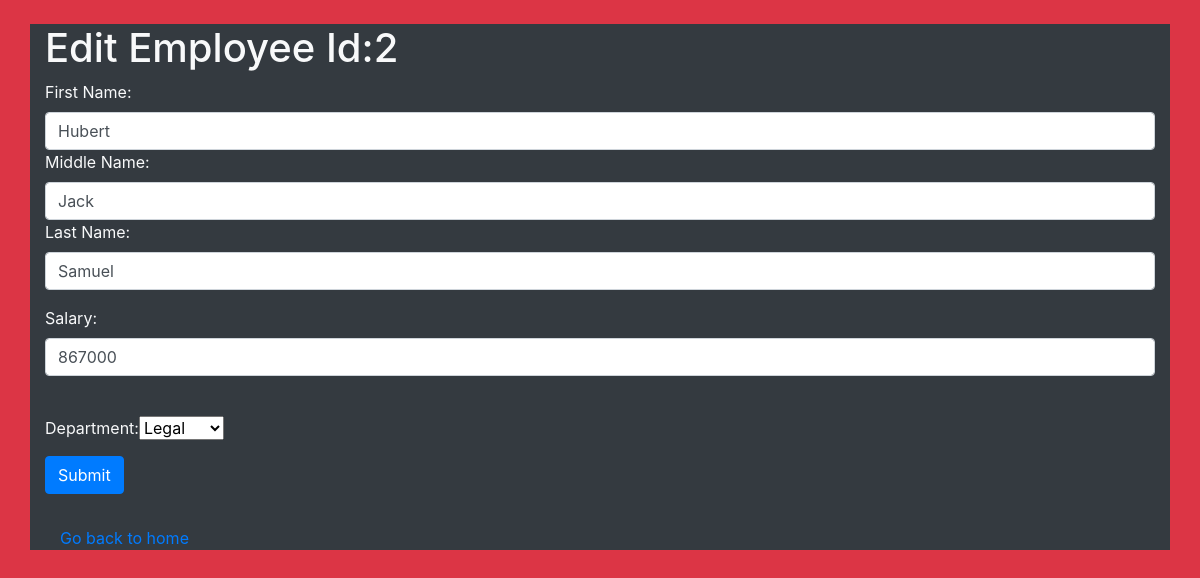
The page /employees/2/edit on the database its author committed.
### demo_app/models.py (models this page shows)
class Employee(models.Model):
    first_name = models.CharField(max_length=50)
    middle_name = models.CharField(max_length=50)
    last_name = models.CharField(max_length=50)
    salary=models.IntegerField()
    department = models.ForeignKey(Department, related_name="employees",on_delete=models.CASCADE)
    created_at = models.DateTimeField(auto_now_add=True)
    updated_at = models.DateTimeField(auto_now=True)

class Department(models.Model):
    name = models.CharField(max_length=50)
    created_at = models.DateTimeField(auto_now_add=True)
    updated_at = models.DateTimeField(auto_now=True)

### demo_app/views.py (the view)
# urls.py: path("employees/<int:employee_id>/edit",views.edit_employee),
def edit_employee(request,employee_id):
    context ={
        "employee":Employee.objects.get(id=employee_id),
        "departments":Department.objects.all()
    }
    return render(request,"edit.html",context)

### demo_app/templates/edit.html (shortened to what this page needs)
<!DOCTYPE html>
<html lang="en">
<head>
    <link rel="stylesheet" href="https://stackpath.bootstrapcdn.com/bootstrap/4.3.1/css/bootstrap.min.css">
</head>
<body class="bg-danger">
    <div class="container bg-dark text-light mt-4">
        <h1>Edit Employee Id:{{employee.id}}</h1>
        <form action="/employees/{{employee.id}}/update" method="post">
            <div class="form-group">
            <label for="first_name">First Name:</label>
            <input type="text" class="form-control" id="first_name" name="first_name" value="{{employee.first_name}}">
            <div class="form-group">
            <label for="middle_name">Middle Name:</label>
            <input type="text" class="form-control" id="email" name="middle_name" value="{{employee.middle_name}}">
            <div class="form-group">
            <label for="last_name">Last Name:</label>
            <input type="text" class="form-control" name="last_name" value="{{employee.last_name}}">
            </div>
            <div class="form-group">
            <label for="number">Salary:</label>
            <input type="number" class="form-control" id="pwd" name="salary" value="{{employee.salary}}">
            </div><br>
            <div class="form-group">
            Department:<select name="department_id">
                <option value="{{employee.department.id}}">{{employee.department.name}}</option>
            </select>
            </div>
            <button type="submit" class=" mb-3 btn btn-primary">Submit</button>
        </form>
    </div>
    <div class="container mb-4"><a href="/">Go back to home</a></div>
</body>
</html>

### rows shown on the page
Employee: id "2", first_name "Hubert", middle_name "Jack", last_name "Samuel", salary "867000", department_id "Legal"
